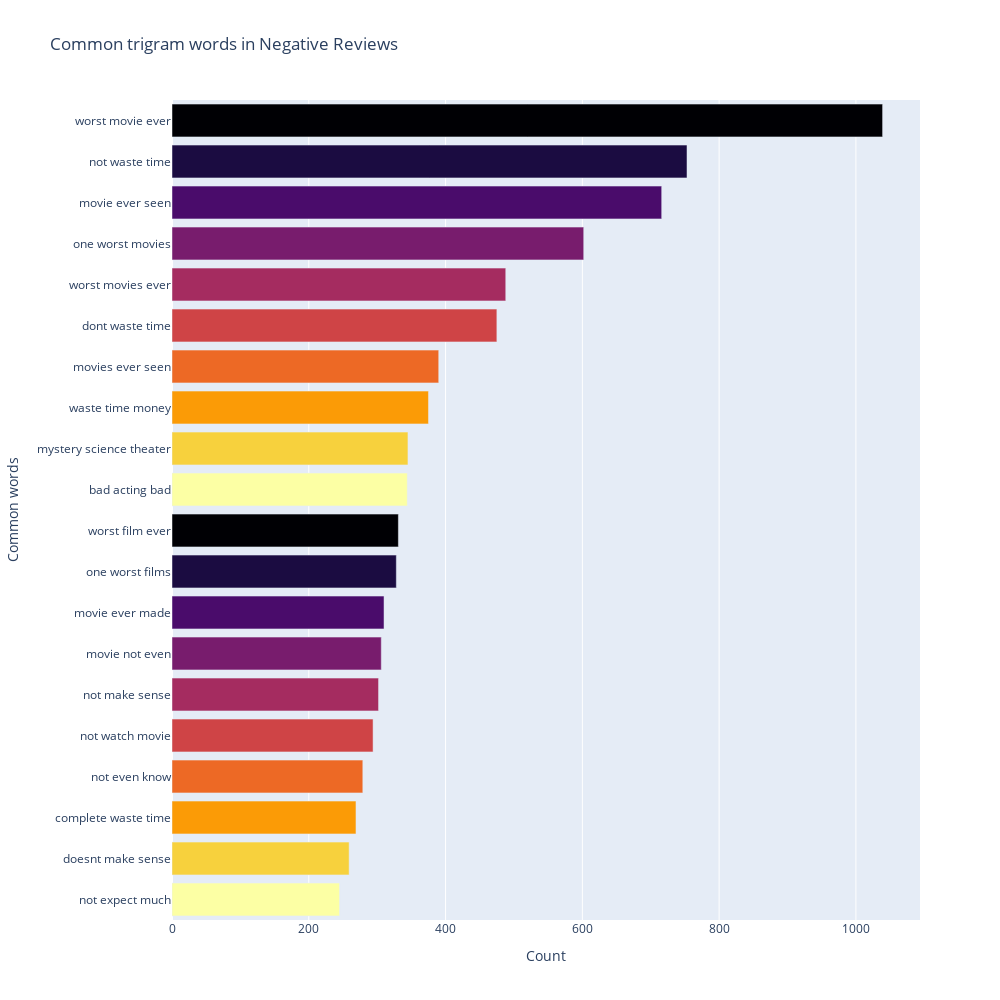

The code cell stored with this chart in its notebook:
### Markdown cell above
![image.png](attachment:image.png)

### Code cell
most_common_word = get_top_text(df['Reviews_clean'][df['Ratings'] <= 4], 20, 3)
most_common_word = dict(most_common_word)

temp = pd.DataFrame(columns=['Common_words', 'Count'])
temp['Common_words'] = list(most_common_word.keys())
temp['Count'] = list(most_common_word.values())

fig = px.bar(temp, x='Count', y='Common_words', title='Common trigram words in Negative Reviews',
             orientation='h', width=1000, height=1000, color='Common_words', labels={'Common_words': 'Common words'}, 
             color_discrete_sequence=px.colors.sequential.Inferno)

fig.update_layout(showlegend=False)
fig.show()

### Figure 1 — Plotly figure (JSON) as saved in the notebook; plotly's stock layout.template omitted (floating-point values rounded to 4 significant figures)
{"data": [{"alignmentgroup": "True", "hovertemplate": "Common words=%{y}<br>Count=%{x}<extra></extra>", "legendgroup": "worst movie ever", "marker": {"color": "#000004", "pattern": {"shape": ""}}, "name": "worst movie ever", "offsetgroup": "worst movie ever", "orientation": "h", "showlegend": true, "textposition": "auto", "type": "bar", "x": [1039], "xaxis": "x", "y": ["worst movie ever"], "yaxis": "y"}, {"alignmentgroup": "True", "hovertemplate": "Common words=%{y}<br>Count=%{x}<extra></extra>", "legendgroup": "not waste time", "marker": {"color": "#1b0c41", "pattern": {"shape": ""}}, "name": "not waste time", "offsetgroup": "not waste time", "orientation": "h", "showlegend": true, "textposition": "auto", "type": "bar", "x": [753], "xaxis": "x", "y": ["not waste time"], "yaxis": "y"}, {"alignmentgroup": "True", "hovertemplate": "Common words=%{y}<br>Count=%{x}<extra></extra>", "legendgroup": "movie ever seen", "marker": {"color": "#4a0c6b", "pattern": {"shape": ""}}, "name": "movie ever seen", "offsetgroup": "movie ever seen", "orientation": "h", "showlegend": true, "textposition": "auto", "type": "bar", "x": [716], "xaxis": "x", "y": ["movie ever seen"], "yaxis": "y"}, {"alignmentgroup": "True", "hovertemplate": "Common words=%{y}<br>Count=%{x}<extra></extra>", "legendgroup": "one worst movies", "marker": {"color": "#781c6d", "pattern": {"shape": ""}}, "name": "one worst movies", "offsetgroup": "one worst movies", "orientation": "h", "showlegend": true, "textposition": "auto", "type": "bar", "x": [602], "xaxis": "x", "y": ["one worst movies"], "yaxis": "y"}, {"alignmentgroup": "True", "hovertemplate": "Common words=%{y}<br>Count=%{x}<extra></extra>", "legendgroup": "worst movies ever", "marker": {"color": "#a52c60", "pattern": {"shape": ""}}, "name": "worst movies ever", "offsetgroup": "worst movies ever", "orientation": "h", "showlegend": true, "textposition": "auto", "type": "bar", "x": [488], "xaxis": "x", "y": ["worst movies ever"], "yaxis": "y"}, {"alignmentgroup": "True", "hovertemplate": "Common words=%{y}<br>Count=%{x}<extra></extra>", "legendgroup": "dont waste time", "marker": {"color": "#cf4446", "pattern": {"shape": ""}}, "name": "dont waste time", "offsetgroup": "dont waste time", "orientation": "h", "showlegend": true, "textposition": "auto", "type": "bar", "x": [475], "xaxis": "x", "y": ["dont waste time"], "yaxis": "y"}, {"alignmentgroup": "True", "hovertemplate": "Common words=%{y}<br>Count=%{x}<extra></extra>", "legendgroup": "movies ever seen", "marker": {"color": "#ed6925", "pattern": {"shape": ""}}, "name": "movies ever seen", "offsetgroup": "movies ever seen", "orientation": "h", "showlegend": true, "textposition": "auto", "type": "bar", "x": [390], "xaxis": "x", "y": ["movies ever seen"], "yaxis": "y"}, {"alignmentgroup": "True", "hovertemplate": "Common words=%{y}<br>Count=%{x}<extra></extra>", "legendgroup": "waste time money", "marker": {"color": "#fb9b06", "pattern": {"shape": ""}}, "name": "waste time money", "offsetgroup": "waste time money", "orientation": "h", "showlegend": true, "textposition": "auto", "type": "bar", "x": [375], "xaxis": "x", "y": ["waste time money"], "yaxis": "y"}, {"alignmentgroup": "True", "hovertemplate": "Common words=%{y}<br>Count=%{x}<extra></extra>", "legendgroup": "mystery science theater", "marker": {"color": "#f7d13d", "pattern": {"shape": ""}}, "name": "mystery science theater", "offsetgroup": "mystery science theater", "orientation": "h", "showlegend": true, "textposition": "auto", "type": "bar", "x": [345], "xaxis": "x", "y": ["mystery science theater"], "yaxis": "y"}, {"alignmentgroup": "True", "hovertemplate": "Common words=%{y}<br>Count=%{x}<extra></extra>", "legendgroup": "bad acting bad", "marker": {"color": "#fcffa4", "pattern": {"shape": ""}}, "name": "bad acting bad", "offsetgroup": "bad acting bad", "orientation": "h", "showlegend": true, "textposition": "auto", "type": "bar", "x": [344], "xaxis": "x", "y": ["bad acting bad"], "yaxis": "y"}, {"alignmentgroup": "True", "hovertemplate": "Common words=%{y}<br>Count=%{x}<extra></extra>", "legendgroup": "worst film ever", "marker": {"color": "#000004", "pattern": {"shape": ""}}, "name": "worst film ever", "offsetgroup": "worst film ever", "orientation": "h", "showlegend": true, "textposition": "auto", "type": "bar", "x": [331], "xaxis": "x", "y": ["worst film ever"], "yaxis": "y"}, {"alignmentgroup": "True", "hovertemplate": "Common words=%{y}<br>Count=%{x}<extra></extra>", "legendgroup": "one worst films", "marker": {"color": "#1b0c41", "pattern": {"shape": ""}}, "name": "one worst films", "offsetgroup": "one worst films", "orientation": "h", "showlegend": true, "textposition": "auto", "type": "bar", "x": [328], "xaxis": "x", "y": ["one worst films"], "yaxis": "y"}, {"alignmentgroup": "True", "hovertemplate": "Common words=%{y}<br>Count=%{x}<extra></extra>", "legendgroup": "movie ever made", "marker": {"color": "#4a0c6b", "pattern": {"shape": ""}}, "name": "movie ever made", "offsetgroup": "movie ever made", "orientation": "h", "showlegend": true, "textposition": "auto", "type": "bar", "x": [310], "xaxis": "x", "y": ["movie ever made"], "yaxis": "y"}, {"alignmentgroup": "True", "hovertemplate": "Common words=%{y}<br>Count=%{x}<extra></extra>", "legendgroup": "movie not even", "marker": {"color": "#781c6d", "pattern": {"shape": ""}}, "name": "movie not even", "offsetgroup": "movie not even", "orientation": "h", "showlegend": true, "textposition": "auto", "type": "bar", "x": [306], "xaxis": "x", "y": ["movie not even"], "yaxis": "y"}, {"alignmentgroup": "True", "hovertemplate": "Common words=%{y}<br>Count=%{x}<extra></extra>", "legendgroup": "not make sense", "marker": {"color": "#a52c60", "pattern": {"shape": ""}}, "name": "not make sense", "offsetgroup": "not make sense", "orientation": "h", "showlegend": true, "textposition": "auto", "type": "bar", "x": [302], "xaxis": "x", "y": ["not make sense"], "yaxis": "y"}, {"alignmentgroup": "True", "hovertemplate": "Common words=%{y}<br>Count=%{x}<extra></extra>", "legendgroup": "not watch movie", "marker": {"color": "#cf4446", "pattern": {"shape": ""}}, "name": "not watch movie", "offsetgroup": "not watch movie", "orientation": "h", "showlegend": true, "textposition": "auto", "type": "bar", "x": [294], "xaxis": "x", "y": ["not watch movie"], "yaxis": "y"}, {"alignmentgroup": "True", "hovertemplate": "Common words=%{y}<br>Count=%{x}<extra></extra>", "legendgroup": "not even know", "marker": {"color": "#ed6925", "pattern": {"shape": ""}}, "name": "not even know", "offsetgroup": "not even know", "orientation": "h", "showlegend": true, "textposition": "auto", "type": "bar", "x": [279], "xaxis": "x", "y": ["not even know"], "yaxis": "y"}, {"alignmentgroup": "True", "hovertemplate": "Common words=%{y}<br>Count=%{x}<extra></extra>", "legendgroup": "complete waste time", "marker": {"color": "#fb9b06", "pattern": {"shape": ""}}, "name": "complete waste time", "offsetgroup": "complete waste time", "orientation": "h", "showlegend": true, "textposition": "auto", "type": "bar", "x": [269], "xaxis": "x", "y": ["complete waste time"], "yaxis": "y"}, {"alignmentgroup": "True", "hovertemplate": "Common words=%{y}<br>Count=%{x}<extra></extra>", "legendgroup": "doesnt make sense", "marker": {"color": "#f7d13d", "pattern": {"shape": ""}}, "name": "doesnt make sense", "offsetgroup": "doesnt make sense", "orientation": "h", "showlegend": true, "textposition": "auto", "type": "bar", "x": [259], "xaxis": "x", "y": ["doesnt make sense"], "yaxis": "y"}, {"alignmentgroup": "True", "hovertemplate": "Common words=%{y}<br>Count=%{x}<extra></extra>", "legendgroup": "not expect much", "marker": {"color": "#fcffa4", "pattern": {"shape": ""}}, "name": "not expect much", "offsetgroup": "not expect much", "orientation": "h", "showlegend": true, "textposition": "auto", "type": "bar", "x": [245], "xaxis": "x", "y": ["not expect much"], "yaxis": "y"}], "layout": {"barmode": "relative", "height": 1000, "legend": {"title": {"text": "Common words"}, "tracegroupgap": 0}, "showlegend": false, "title": {"text": "Common trigram words in Negative Reviews"}, "width": 1000, "xaxis": {"anchor": "y", "domain": [0, 1], "title": {"text": "Count"}}, "yaxis": {"anchor": "x", "categoryarray": ["not expect much", "doesnt make sense", "complete waste time", "not even know", "not watch movie", "not make sense", "movie not even", "movie ever made", "one worst films", "worst film ever", "bad acting bad", "mystery science theater", "waste time money", "movies ever seen", "dont waste time", "worst movies ever", "one worst movies", "movie ever seen", "not waste time", "worst movie ever"], "categoryorder": "array", "domain": [0, 1], "title": {"text": "Common words"}}}}
